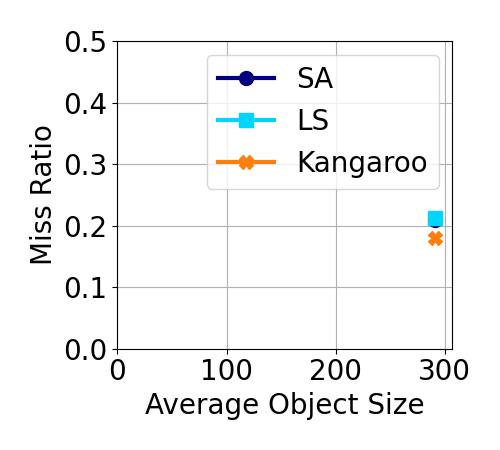

Write Python code to recreate this figure.
#!/usr/bin/env python3
import argparse
import datetime
import pprint
import math
import re
from collections import defaultdict
from pathlib import Path

import matplotlib
import matplotlib.pyplot as plt
import matplotlib.colors as colors
from matplotlib import cm

import os, sys
currentdir = os.path.dirname(os.path.realpath(__file__))
parentdir = os.path.dirname(currentdir)
sys.path.append(parentdir)

from util import *
from parameters import *

INITIAL_GROUP_SIZE = 1
NUM_LINES_TO_GROUP = 1

GRAPH_END = 2
LOG_LIMIT = 2

MARKERS = ['o', 's', 'X', 'd', 'P', '^']
LINE_STYLES = ['-', '-.', 'dotted', 'dashed']

def get_file_pair(filename):
    data = load_file(filename)
    if not data:
        # print(f'No data: {filename}')
        return None
    cumulative = data[-1]

    writes = get_mbs_mb(cumulative) * SAMPLE_FACTOR * LAYERS
    match = re.search(r'flashSize(\d+)MB', filename)
    perc = int(match.group(1)) * 1.0 / MAX_FLASH_CAP
    if writes is None:
        return None
    dev_writes = get_dev_wr(writes, perc)

    miss_rate = get_miss_rate(cumulative)
    return (dev_writes, miss_rate)

def get_file_pair(filename, scaling):
    # print(filename)
    data = load_file(filename)
    if not data or len(data) == 1:
        return None
    cumulative = data[-1]
    writes = get_mbs_mb(cumulative) * SAMPLE_FACTOR * LAYERS
    miss_rate = get_miss_rate(cumulative)
    match = re.search(r'flashSize(\d+)MB', filename)
    perc = int(match.group(1)) * 1.0 / (MAX_FLASH_CAP * scaling)
    if perc > 1:
        return None
    return (get_dev_wr(writes, perc), miss_rate)

def get_scaling_mr(filenames):
    l = [] # (scaling, miss ratio, filename)
    rejection_criteria = defaultdict(int)
    for filename in filenames:
        capacity = float(re.search(r'flashSize(\d+)MB', filename).group(1))
        mem_capacity = float(re.search(r'memSize(\d+)MB', filename).group(1))
        scaling = 1.0
        if 'scaling' in filename:
            scaling = float(re.search(r'scaling(\d+\.?\d*)', filename).group(1))
        pair = get_file_pair(filename, scaling)
        if not pair:
            continue
        if scaling > 1.9:
            continue
        if pair[0] > WRITE_RATE_LIMIT * scaling:
            rejection_criteria[f'{scaling}_write_rate'] += 1
            continue
        if capacity > MAX_FLASH_CAP * scaling:
            rejection_criteria[f'{scaling}_flash_cap'] += 1
            continue

        if 'logPer100' in filename and mem_capacity < (DRAM_OVERHEAD_BITS)/(AVG_OBJ_SIZE * 8) * capacity:
            rejection_criteria[f'{scaling}_log_overhead'] += 1
            # print((DRAM_OVERHEAD_BITS)/(AVG_OBJ_SIZE * 8) * capacity, mem_capacity, capacity)
            continue
        mem_size_limit = scaling * DRAM_CUTOFF_GB * 1024 / (LAYERS * SAMPLE_FACTOR)
        # print(mem_size_limit, mem_capacity)
        if mem_capacity > mem_size_limit:
            rejection_criteria[f'{scaling}_mem_limit'] += 1
            continue
        l.append((scaling, pair[1], filename))
    print(rejection_criteria)

    d = {}
    for scaling, mr, filename in l:
        if scaling not in d or mr < d[scaling][0]:
            d[scaling] = (mr, filename)
    ret = []
    for scaling, (mr, f_name) in sorted(d.items()):
        print(f"\t{scaling}: {mr * 100.}% from {f_name}")
        ret.append((scaling, mr))
    return ret, sorted(l)

def group_files(filenames):
    grouped = defaultdict(list)
    for full_pathname in filenames:
        filename = Path(full_pathname).name
        grouped_name = []

        if 'logPer100' in filename:
            grouped_name = 'LS'
        if 'log' in filename and not grouped_name:
            grouped_name = 'Kangaroo'
        if not grouped_name:
            grouped_name = 'SA'

        # add path
        if (full_pathname not in grouped[grouped_name]):
            grouped[grouped_name].append(full_pathname)

    return grouped

def main(filenames, savename):
    grouped_filenames = group_files(filenames)

    matplotlib.rcParams.update({'font.size': 20})
    fig, ax = plt.subplots(figsize=GRAPH_SIZE)

    sorted_items = sorted(grouped_filenames.items(), reverse=True)

    for i, (label, filenames) in enumerate(sorted_items):
        print(label)
        pairs, all_pairs = get_scaling_mr(filenames)
        if not pairs:
            continue
        cap, miss_rates = zip(*pairs)
        ind = (i - INITIAL_GROUP_SIZE) % NUM_LINES_TO_GROUP
        if i < INITIAL_GROUP_SIZE:
            ind = i
        marker = MARKERS[i % len(MARKERS)]
        linestyle = LINE_STYLES[ind % len(LINE_STYLES)]
        if label == 'Baseline, Sets Only':
            marker='*'

        # all_dram, all_mr, files = zip(*all_pairs)
        # ax.plot(
        #     all_dram,
        #     all_mr,
        #     marker=marker,
        #     markersize=5,
        #     linestyle='',
        #     color=color,
        #     alpha=.3,
        #     # label='',
        #     zorder=1,
        # )

        x = [scaling * AVG_OBJ_SIZE for scaling in cap]
        ax.plot(
            x,
            miss_rates,
            label=label,
            marker=marker,
            markersize=10,
            linestyle=linestyle,
            linewidth=3,
            color=get_color(label),
            zorder=10,
        )

    xlabel = "Average Object Size"
    ax.set_xlabel(xlabel)
    ax.set_ylabel("Miss Ratio")
    ax.grid()
    plt.ylim(0, .5)
    plt.xlim(0)
    plt.legend()
    plt.tight_layout()
    plt.savefig(savename)
    print(f"Saved to {savename}")


parser = argparse.ArgumentParser()
parser.add_argument('trace', choices=['tw', 'fb', 'tw2'])
parser.add_argument('save_filename')
parser.add_argument('dirs', nargs='*')
args = parser.parse_args()

if args.trace == 'fb':
    globals().update(fb_params)
else:
    raise ValueError(f'Unknown trace arguement: {args.trace}')

all_filenames = []
for dir in args.dirs:
    p = Path(dir)
    all_filenames.extend(str(x) for x in p.iterdir() if x.name[0] != '.')
    # print(all_filenames)
    # exit()

main(
    all_filenames,
    args.save_filename
)
